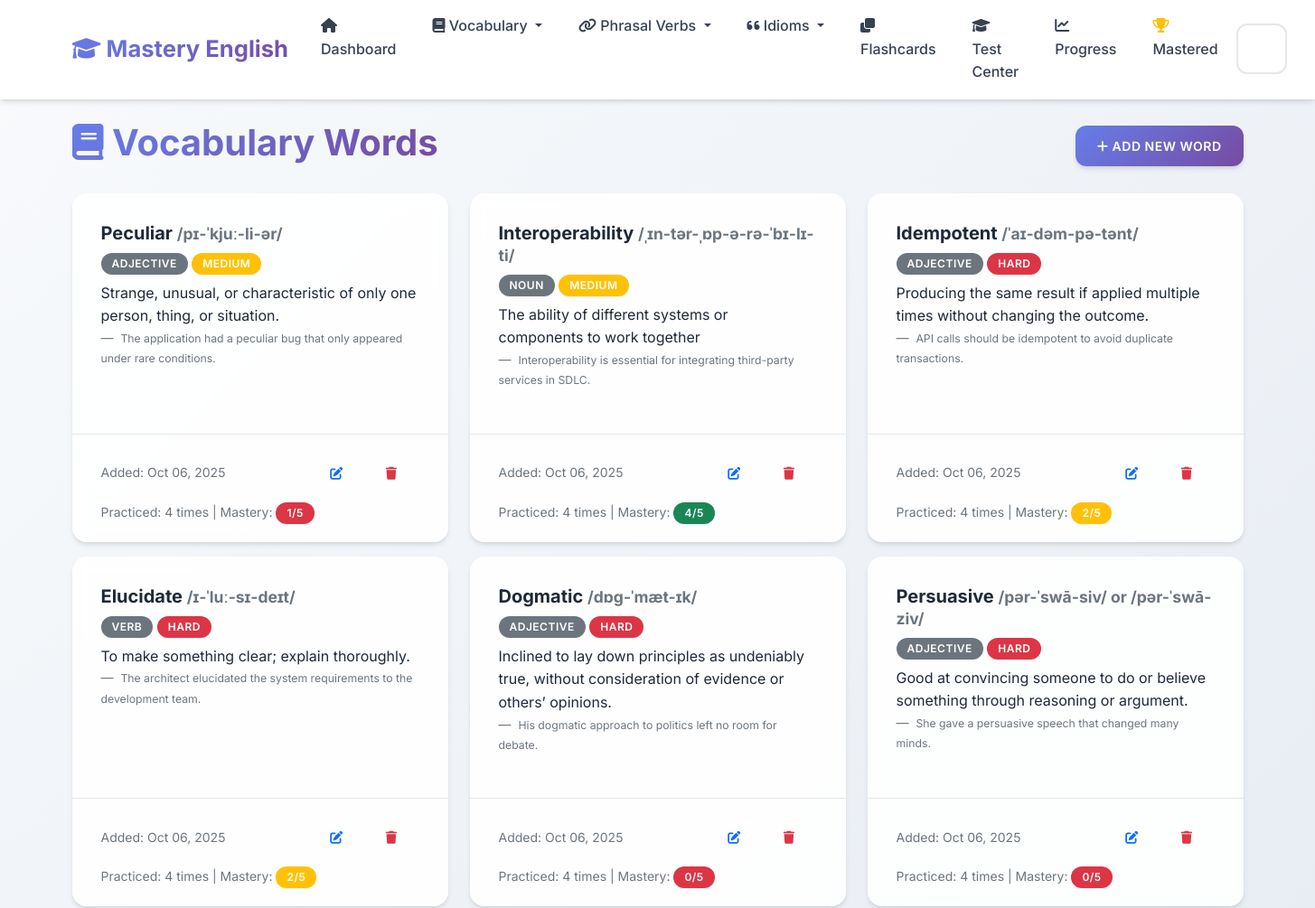
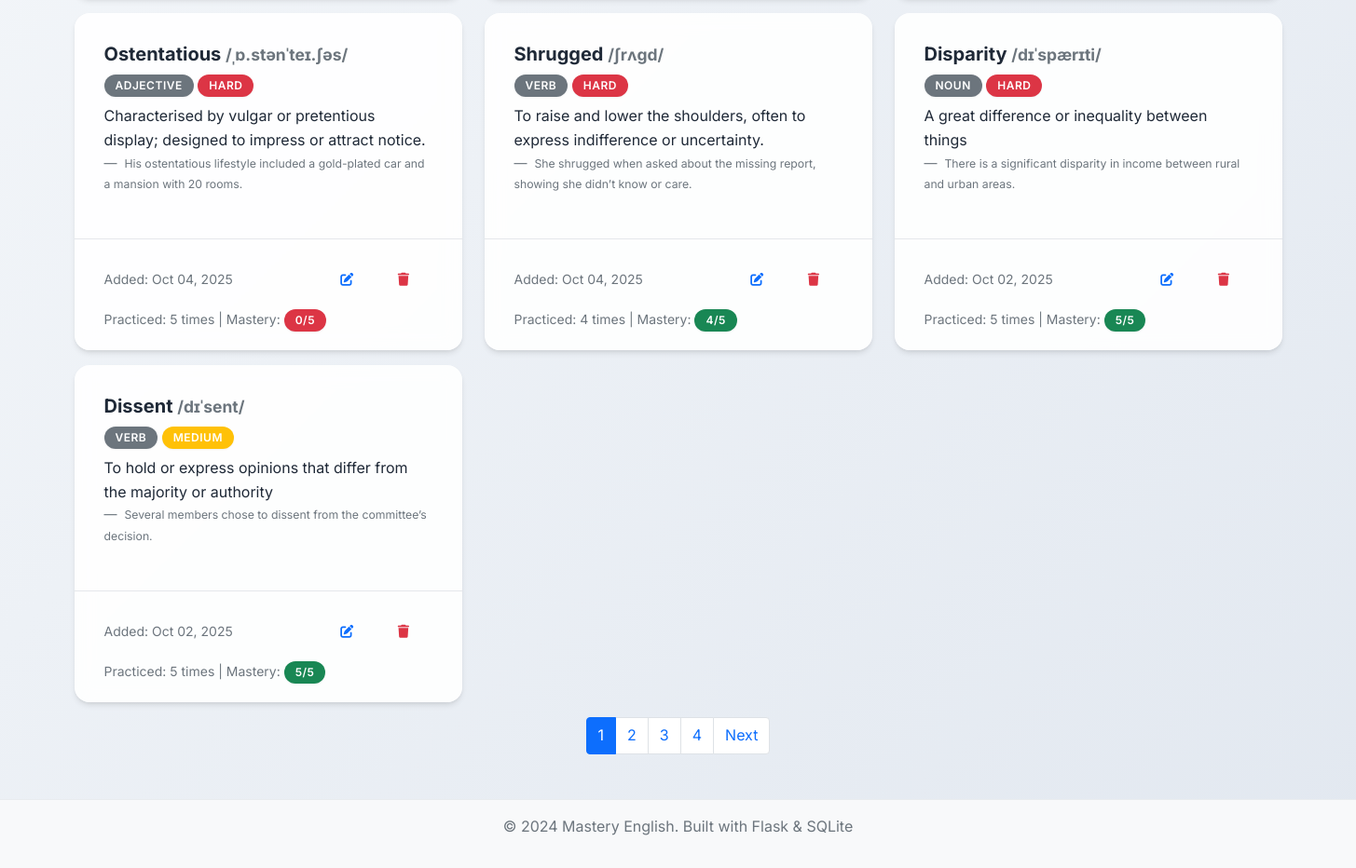
Screenshot of /vocabulary with the database file from the repository (2 pictures, top to bottom).
### app.py (models this page shows, shortened)
class VocabularyWord(db.Model):
    __tablename__ = 'vocabulary_words'
    id = db.Column(db.Integer, primary_key=True)
    word = db.Column(db.String(100), nullable=False)
    definition = db.Column(db.Text, nullable=False)
    example_sentence = db.Column(db.Text)
    pronunciation = db.Column(db.String(100))
    part_of_speech = db.Column(db.String(50))
    difficulty_level = db.Column(db.String(20), default='medium')
    date_added = db.Column(db.DateTime, default=datetime.utcnow)
    times_practiced = db.Column(db.Integer, default=0)
    last_practiced = db.Column(db.DateTime)
    mastery_level = db.Column(db.Integer, default=0)

### app.py (the view)
@app.route('/vocabulary')
def vocabulary_list():
    page = request.args.get('page', 1, type=int)
    words = VocabularyWord.query.order_by(VocabularyWord.date_added.desc()).paginate(
        page=page, per_page=10, error_out=False)
    return render_template('vocabulary_list.html', words=words)

### templates/vocabulary_list.html (shortened to what this page needs)
{% extends "base.html" %}
{% block content %}
<div class="row">
    <div class="col-12">
        <div class="d-flex justify-content-between align-items-center mb-4">
            <h1>
                <i class="fas fa-book"></i> Vocabulary Words
            </h1>
            <a href="{{ url_for('add_vocabulary') }}" class="btn btn-primary">
                <i class="fas fa-plus"></i> Add New Word
            </a>
        </div>
    </div>
</div>
{% if words.items %}
    <div class="row">
        {% for word in words.items %}
            <div class="col-md-6 col-lg-4 mb-3">
                <div class="card h-100">
                    <div class="card-body">
                        <h5 class="card-title">
                            {{ word.word }}
                            {% if word.pronunciation %}
                                <small class="text-muted">{{ word.pronunciation }}</small>
                            {% endif %}
                        </h5>
                        {% if word.part_of_speech %}
                            <span class="badge bg-secondary mb-2">{{ word.part_of_speech }}</span>
                        {% endif %}
                        <span class="badge bg-{% if word.difficulty_level == 'easy' %}success{% elif word.difficulty_level == 'hard' %}danger{% else %}warning{% endif %} mb-2">
                            {{ word.difficulty_level.title() }}
                        </span>
                        <p class="card-text">{{ word.definition }}</p>
                        {% if word.example_sentence %}
                            <blockquote class="blockquote-footer">
                                <small>{{ word.example_sentence }}</small>
                            </blockquote>
                        {% endif %}
                    </div>
                    <div class="card-footer bg-transparent">
                        <div class="d-flex justify-content-between align-items-center">
                            <small class="text-muted">
                                Added: {{ word.date_added.strftime('%b %d, %Y') }}
                            </small>
                            <div class="btn-group" role="group">
                                <a href="{{ url_for('edit_vocabulary', id=word.id) }}" class="btn btn-sm btn-outline-primary">
                                    <i class="fas fa-edit"></i>
                                </a>
                                <button type="button" class="btn btn-sm btn-outline-danger" onclick="confirmDelete('{{ word.word }}', '{{ url_for('delete_vocabulary', id=word.id) }}')">
                                    <i class="fas fa-trash"></i>
                                </button>
                            </div>
                        </div>
                        {% if word.times_practiced > 0 %}
                            <div class="mt-2">
                                <small class="text-muted">
                                    Practiced: {{ word.times_practiced }} times
                                    | Mastery:
                                    <span class="badge bg-{% if word.mastery_level >= 4 %}success{% elif word.mastery_level >= 2 %}warning{% else %}danger{% endif %}">
                                        {{ word.mastery_level }}/5
                                    </span>
                                </small>
                            </div>
                        {% endif %}
                    </div>
                </div>
            </div>
        {% endfor %}
    </div>
    {% if words.pages > 1 %}
        <nav aria-label="Page navigation">
            <ul class="pagination justify-content-center">
                {% for page_num in words.iter_pages() %}
                    {% if page_num %}
                        {% if page_num != words.page %}
                            <li class="page-item">
                                <a class="page-link" href="{{ url_for('vocabulary_list', page=page_num) }}">{{ page_num }}</a>
                            </li>
                        {% else %}
                            <li class="page-item active">
                                <span class="page-link">{{ page_num }}</span>
                            </li>
                        {% endif %}
                    {% else %}
                        <li class="page-item disabled">
                            <span class="page-link">...</span>
                        </li>
                    {% endif %}
                {% endfor %}
                {% if words.has_next %}
                    <li class="page-item">
                        <a class="page-link" href="{{ url_for('vocabulary_list', page=words.next_num) }}">Next</a>
                    </li>
                {% endif %}
            </ul>
        </nav>
    {% endif %}
{% endif %}
{% endblock %}

### templates/base.html (shortened to what this page needs)
<!DOCTYPE html>
<html lang="en">
<head>
    <link href="https://cdn.jsdelivr.net/npm/bootstrap@5.1.3/dist/css/bootstrap.min.css" rel="stylesheet">
    <link href="https://cdnjs.cloudflare.com/ajax/libs/font-awesome/6.0.0/css/all.min.css" rel="stylesheet">
    <link href="{{ url_for('static', filename='css/style.css') }}" rel="stylesheet">
</head>
<body>
    <nav class="navbar navbar-expand-lg navbar-light">
        <div class="container">
            <a class="navbar-brand" href="{{ url_for('index') }}">
                <i class="fas fa-graduation-cap"></i> Mastery English
            </a>
            <div class="collapse navbar-collapse" id="navbarNav">
                <ul class="navbar-nav me-auto">
                    <li class="nav-item">
                        <a class="nav-link" href="{{ url_for('index') }}">
                            <i class="fas fa-home"></i> Dashboard
                        </a>
                    </li>
                    <li class="nav-item dropdown">
                        <a class="nav-link dropdown-toggle" href="#" id="vocabDropdown" role="button" data-bs-toggle="dropdown">
                            <i class="fas fa-book"></i> Vocabulary
                        </a>
                    </li>
                    <li class="nav-item dropdown">
                        <a class="nav-link dropdown-toggle" href="#" id="phrasalDropdown" role="button" data-bs-toggle="dropdown">
                            <i class="fas fa-link"></i> Phrasal Verbs
                        </a>
                    </li>
                    <li class="nav-item dropdown">
                        <a class="nav-link dropdown-toggle" href="#" id="idiomsDropdown" role="button" data-bs-toggle="dropdown">
                            <i class="fas fa-quote-left"></i> Idioms
                        </a>
                    </li>
                    <li class="nav-item">
                        <a class="nav-link" href="{{ url_for('flashcards_menu') }}">
                            <i class="fas fa-clone"></i> Flashcards
                        </a>
                    </li>
                    <li class="nav-item">
                        <a class="nav-link" href="{{ url_for('test') }}">
                            <i class="fas fa-graduation-cap"></i> Test Center
                        </a>
                    </li>
                    <li class="nav-item">
                        <a class="nav-link" href="{{ url_for('progress') }}">
                            <i class="fas fa-chart-line"></i> Progress
                        </a>
                    </li>
                    <li class="nav-item">
                        <a class="nav-link" href="{{ url_for('mastered_words') }}">
                            <i class="fas fa-trophy text-warning"></i> Mastered
                        </a>
                    </li>
                </ul>
                <div class="d-flex">
                    <form class="d-flex" method="GET" action="{{ url_for('search') }}">
                        <input class="form-control me-2" type="search" name="q" placeholder="Search..." aria-label="Search">
                        <button class="btn btn-outline-light" type="submit">
                        </button>
                    </form>
                </div>
            </div>
        </div>
    </nav>
    <main class="container mt-4">
        {% block content %}{% endblock %}
    </main>
    <footer class="bg-light text-center text-muted py-3 mt-5">
        <div class="container">
            <p>&copy; 2024 Mastery English. Built with Flask & SQLite</p>
        </div>
    </footer>
</body>
</html>

### static/css/style.css (style rules this page uses)
:root { --primary-color: #6366f1; --primary-dark: #4f46e5; --primary-light: #8b5cf6; --success-color: #10b981; --success-dark: #059669; --info-color: #06b6d4; --info-dark: #0891b2; --warning-color: #f59e0b; --warning-dark: #d97706; --danger-color: #ef4444; --danger-dark: #dc2626; --light-color: #f8fafc; --dark-color: #1e293b; --gray-50: #f9fafb; --gray-100: #f3f4f6; --gray-200: #e5e7eb; --gray-300: #d1d5db; --gray-400: #9ca3af; --gray-500: #6b7280; --gray-600: #4b5563; --gray-700: #374151; --gray-800: #1f2937; --gray-900: #111827; --gradient-primary: linear-gradient(135deg, #667eea 0%, #764ba2 100%); --gradient-success: linear-gradient(135deg, #11998e 0%, #38ef7d 100%); --gradient-info: linear-gradient(135deg, #667db6 0%, #0082c8 100%); --gradient-warning: linear-gradient(135deg, #f093fb 0%, #f5576c 100%); --gradient-hero: linear-gradient(135deg, #667eea 0%, #764ba2 50%, #f093fb 100%); --shadow-sm: 0 1px 2px 0 rgba(0, 0, 0, 0.05); --shadow: 0 4px 6px -1px rgba(0, 0, 0, 0.1), 0 2px 4px -1px rgba(0, 0, 0, 0.06); --shadow-md: 0 10px 15px -3px rgba(0, 0, 0, 0.1), 0 4px 6px -2px rgba(0, 0, 0, 0.05); --shadow-lg: 0 20px 25px -5px rgba(0, 0, 0, 0.1), 0 10px 10px -5px rgba(0, 0, 0, 0.04); --shadow-xl: 0 25px 50px -12px rgba(0, 0, 0, 0.25); }
body { font-family: 'Inter', 'Segoe UI', -apple-system, BlinkMacSystemFont, sans-serif; background: linear-gradient(135deg, #f8fafc 0%, #e2e8f0 100%); min-height: 100vh; line-height: 1.6; color: var(--gray-800); }
.navbar { background: rgba(255, 255, 255, 0.95) !important; backdrop-filter: blur(10px); border-bottom: 1px solid rgba(255, 255, 255, 0.2); box-shadow: var(--shadow); }
.navbar-brand { font-weight: 700; font-size: 1.6rem; background: var(--gradient-primary); -webkit-background-clip: text; -webkit-text-fill-color: transparent; background-clip: text; transition: all 0.3s ease; }
.navbar-nav .nav-link { font-weight: 500; color: var(--gray-700) !important; border-radius: 8px; margin: 0 4px; padding: 8px 16px !important; transition: all 0.3s ease; }
.card { border: none; border-radius: 16px; background: rgba(255, 255, 255, 0.9); backdrop-filter: blur(10px); box-shadow: var(--shadow); transition: all 0.4s cubic-bezier(0.4, 0, 0.2, 1); position: relative; overflow: hidden; }
.card::before { content: ''; position: absolute; top: 0; left: 0; width: 100%; height: 2px; background: var(--gradient-primary); transform: scaleX(0); transition: transform 0.3s ease; }
.card-body { padding: 2rem; }
.card-footer { background: rgba(248, 250, 252, 0.8); border-top: 1px solid var(--gray-200); border-radius: 0 0 16px 16px; padding: 1.25rem 2rem; }
.badge { font-size: 0.7rem; border-radius: 12px; padding: 0.4em 0.8em; }
.btn { border-radius: 12px; font-weight: 600; padding: 0.75rem 1.5rem; text-transform: uppercase; letter-spacing: 0.5px; font-size: 0.875rem; transition: all 0.3s cubic-bezier(0.4, 0, 0.2, 1); position: relative; overflow: hidden; border: none; }
.btn::before { content: ''; position: absolute; top: 0; left: -100%; width: 100%; height: 100%; background: linear-gradient(90deg, transparent, rgba(255,255,255,0.2), transparent); transition: left 0.5s; }
.btn-primary { background: var(--gradient-primary); box-shadow: var(--shadow); }
.btn-group .btn { border-radius: 6px; }
.form-control, .form-select { border-radius: 12px; border: 2px solid var(--gray-200); padding: 0.875rem 1.25rem; font-size: 1rem; font-weight: 500; background: rgba(255, 255, 255, 0.8); backdrop-filter: blur(10px); transition: all 0.3s cubic-bezier(0.4, 0, 0.2, 1); }
h1, h2, h3, h4, h5, h6 { font-weight: 700; color: var(--gray-800); }
h1 { background: var(--gradient-primary); -webkit-background-clip: text; -webkit-text-fill-color: transparent; background-clip: text; }
.badge { font-size: 0.75rem; border-radius: 20px; padding: 0.5em 1em; font-weight: 600; text-transform: uppercase; letter-spacing: 0.5px; box-shadow: var(--shadow-sm); }
.fa, .fas, .far { transition: all 0.3s ease; }
footer { margin-top: auto; border-top: 1px solid #e9ecef; }
.container { animation: fadeInUp 0.6s ease-out; }

### rows the page displays
VocabularyWord: word "Peculiar", pronunciation "/pɪ-ˈkjuː-li-ər/", part_of_speech "ADJECTIVE", difficulty_level "MEDIUM", definition "Strange, unusual, or characteristic of only one person, thing, or situation.", example_sentence "The application had a peculiar bug that only appeared under rare conditions.", date_added "Oct 06, 2025", times_practiced "4", mastery_level "1"
VocabularyWord: word "Interoperability", pronunciation "/ˌɪn-tər-ˌɒp-ə-rə-ˈbɪ-lɪ-ti/", part_of_speech "NOUN", difficulty_level "MEDIUM", definition "The ability of different systems or components to work together", example_sentence "Interoperability is essential for integrating third-party services in SDLC.", date_added "Oct 06, 2025", times_practiced "4", mastery_level "4"
VocabularyWord: word "Idempotent", pronunciation "/ˈaɪ-dəm-pə-tənt/", part_of_speech "ADJECTIVE", difficulty_level "HARD", definition "Producing the same result if applied multiple times without changing the outcome.", example_sentence "API calls should be idempotent to avoid duplicate transactions.", date_added "Oct 06, 2025", times_practiced "4", mastery_level "2"
VocabularyWord: word "Elucidate", pronunciation "/ɪ-ˈluː-sɪ-deɪt/", part_of_speech "VERB", difficulty_level "HARD", definition "To make something clear; explain thoroughly.", example_sentence "The architect elucidated the system requirements to the development team.", date_added "Oct 06, 2025", times_practiced "4", mastery_level "2"
VocabularyWord: word "Dogmatic", pronunciation "/dɒɡ-ˈmæt-ɪk/", part_of_speech "ADJECTIVE", difficulty_level "HARD", definition "Inclined to lay down principles as undeniably true, without consideration of evidence or others’ opinions.", example_sentence "His dogmatic approach to politics left no room for debate.", date_added "Oct 06, 2025", times_practiced "4", mastery_level "0"
VocabularyWord: word "Persuasive", pronunciation "/pər-ˈswā-siv/ or /pər-ˈswā-ziv/", part_of_speech "ADJECTIVE", difficulty_level "HARD", definition "Good at convincing someone to do or believe something through reasoning or argument.", example_sentence "She gave a persuasive speech that changed many minds.", date_added "Oct 06, 2025", times_practiced "4", mastery_level "0"
VocabularyWord: word "Ostentatious", pronunciation "/ˌɒ.stənˈteɪ.ʃəs/", part_of_speech "ADJECTIVE", difficulty_level "HARD", definition "Characterised by vulgar or pretentious display; designed to impress or attract notice.", example_sentence "His ostentatious lifestyle included a gold-plated car and a mansion with 20 rooms.", date_added "Oct 04, 2025", times_practiced "5", mastery_level "0"
VocabularyWord: word "Shrugged", pronunciation "/ʃrʌɡd/", part_of_speech "VERB", difficulty_level "HARD", definition "To raise and lower the shoulders, often to express indifference or uncertainty.", example_sentence "She shrugged when asked about the missing report, showing she didn’t know or care.", date_added "Oct 04, 2025", times_practiced "4", mastery_level "4"
VocabularyWord: word "Disparity", pronunciation "/dɪˈspærɪti/", part_of_speech "NOUN", difficulty_level "HARD", definition "A great difference or inequality between things", example_sentence "There is a significant disparity in income between rural and urban areas.", date_added "Oct 02, 2025", times_practiced "5", mastery_level "5"
VocabularyWord: word "Dissent", pronunciation "/dɪˈsent/", part_of_speech "VERB", difficulty_level "MEDIUM", definition "To hold or express opinions that differ from the majority or authority", example_sentence "Several members chose to dissent from the committee’s decision.", date_added "Oct 02, 2025", times_practiced "5", mastery_level "5"

### other values shown
{{ page_num }} "1"
{{ page_num }} "2" "3" "4"
